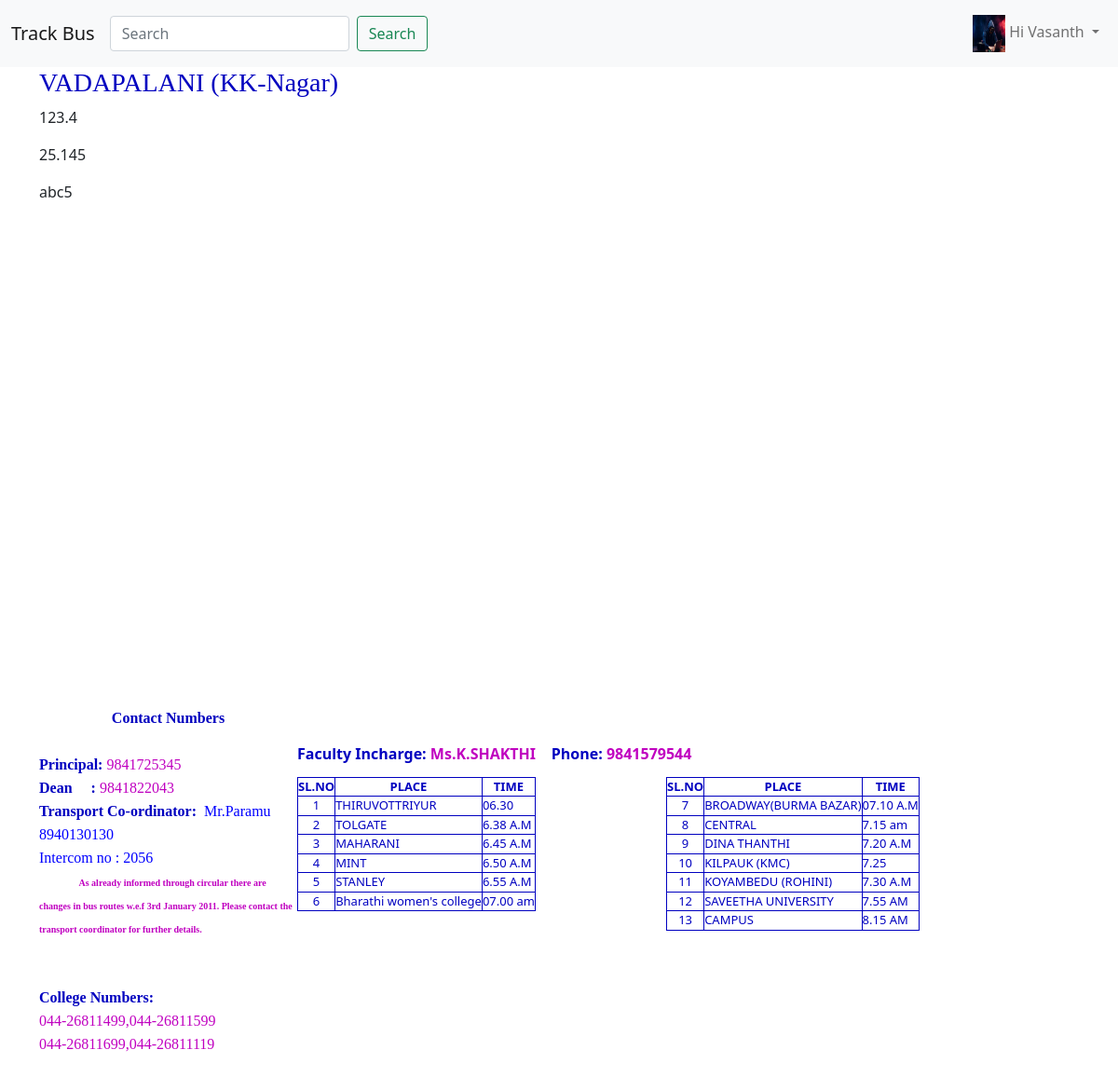
The page /blog/busdetail/KK-Nagar (signed in) on the database its author committed.
### bus/models.py (models this page shows)
class user_profile(models.Model):
	user = models.OneToOneField(User,on_delete=models.CASCADE)
	dob = models.DateField(null=True,blank=True)
	photo = models.ImageField(null=True,blank=True)

class bus(models.Model):
	title = models.CharField(max_length=100)
	description = models.TextField()
	slug = models.SlugField(unique=True)

class track(models.Model):
	lat = models.FloatField()
	lng = models.FloatField()
	uid = models.SlugField()

### bus/views.py (the view)
# urls.py: path('busdetail/<slug:slug_text>',bus_detail,name='busdetail'),
def bus_detail(request,slug_text):
	obj = bus.objects.get(slug=slug_text)
	context = {
	'obj':obj,
	'track':track.objects.get(id=1)
	}
	return render(request,'postdetail.html',context)

### template/postdetail.html (shortened to what this page needs)
{% extends "base.html" %}
{%  block content %}
<div class="col-sm-offset-3">
	<div class="container">
		<h3 style="color:#0000c0; font-family: Times New Roman;">{{obj.title}}</h3>
		<p>{{track.lat}}</p>
		<p>{{track.lng}}</p>
		<p>{{track.uid}}</p>
		{% include "geo.html" %}
<table border="0" cellpadding="0" cellspacing="0">
            <tbody><tr>
                <td rowspan="3">
                    <div id="m_infopane" class="transpanel" style="border-width:0px;height:445px;width:277px;">
                        <span id="m_about"><p style="TEXT-ALIGN: center; MARGIN: 0in 0in 0pt" class="MsoNormal" align="center">&nbsp;</p>
<p style="TEXT-ALIGN: center; MARGIN: 0in 0in 0pt" class="MsoNormal" align="center"><b><span style="COLOR: #0000c0"><font size="3"><font face="Times New Roman">Contact Numbers</font></font></span></b></p>
<p style="TEXT-ALIGN: center; MARGIN: 0in 0in 0pt" class="MsoNormal" align="center"></p>
<p style="MARGIN: 0in 0in 0pt" class="MsoNormal"><font size="3"><font face="Times New Roman"><b><span style="COLOR: #0000c0">Principal:</span></b> <span style="COLOR: #c000c0">9841725345</span></font></font></p>
<p style="MARGIN: 0in 0in 0pt" class="MsoNormal"><font size="3"><font face="Times New Roman"><b><span style="COLOR: #0000c0">Dean&nbsp;&nbsp;&nbsp;&nbsp;&nbsp;:</span></b>&nbsp;<span style="COLOR: #c000c0">9841822043</span></font></font></p>
<p style="MARGIN: 0in 0in 0pt" class="MsoNormal"><font size="3"><font face="Times New Roman"><b><span style="COLOR: #0000c0">Transport Co-ordinator:</span></b>&nbsp; <font color="#0000ff">Mr.Paramu 8940130130</font></font></font></p>
<p style="MARGIN: 0in 0in 0pt" class="MsoNormal"><font color="#0000ff" size="3" face="Times New Roman">Intercom no : 2056</font></p>
<p style="MARGIN: 0in 0in 0pt" class="MsoNormal"><font size="3"><font face="Times New Roman">&nbsp;&nbsp;&nbsp;&nbsp;&nbsp;&nbsp;&nbsp;&nbsp;&nbsp;<span style="COLOR: #c000c0">&nbsp;<strong><font size="1">&nbsp;As already informed through circular there are changes in bus routes w.e.f 3rd January 2011. Please contact the transport coordinator for further details.</font></strong></span></font></font></p>
<p style="MARGIN: 0in 0in 0pt" class="MsoNormal"><font size="3"><font face="Times New Roman"><span style="COLOR: #c000c0"><strong><font size="1"></font></strong>&nbsp;</span></font></font></p><p style="MARGIN: 0in 0in 0pt" class="MsoNormal"><font size="3"><font face="Times New Roman"><font size="1" face="Times New Roman"><span style="COLOR: #c000c0"><strong> </strong></span></font></font></font>
</p><p style="MARGIN: 0in 0in 0pt" class="MsoNormal"><font face="Times New Roman"></font><strong><font size="2"></font></strong></p>
<p style="MARGIN: 0in 0in 0pt" class="MsoNormal"><font size="3"><font face="Times New Roman"><b><span style="COLOR: #0000c0">College Numbers:</span></b> </font></font></p>
<p style="MARGIN: 0in 0in 0pt" class="MsoNormal"><font size="3"><font face="Times New Roman"><span style="COLOR: #c000c0">044-26811499,</span></font></font><font size="3"><font face="Times New Roman"><span style="COLOR: #c000c0">044-26811599</span></font></font></p>
<p style="MARGIN: 0in 0in 0pt" class="MsoNormal"><font size="3"><font face="Times New Roman"><span style="COLOR: #c000c0">044-26811699,</span></font></font><font size="3"><font face="Times New Roman"><span style="COLOR: #c000c0">044-26811119</span></font></font><font size="3"><font face="Times New Roman"><span style="COLOR: #c000c0">&nbsp;</span></font></font></p></span>
</div>
                </td>
                <td colspan="2" valign="middle">
                    <div id="m_titlepane" class="transpanel" style="border-width:0px;height:50px;width:792px;">
                        <table width="100%" style="height: 50px;">
                            <tbody><tr valign="middle">
                            </tr>
                        </tbody></table>
</div>
                </td>
            </tr>
         <tr>
                <td colspan="2" valign="middle">
                    <div id="m_bottompane" class="transpanel" style="border-width:0px;height:50px;width:792px;">
                        <table width="100%" style="height: 50px;">
                            <tbody><tr valign="middle">
                                <td valign="middle">
                        <span id="Label2" style="color:#0000C0;font-weight:bold;">Faculty Incharge:</span>
                        <span id="m_facultyname" style="color:#C000C0;font-weight:bold;">Ms.K.SHAKTHI  </span>
                        <span id="Label3" style="color:#0000C0;font-weight:bold;">Phone:</span>
                        <span id="m_facultyphone" style="color:#C000C0;font-weight:bold;">9841579544</span></td>
                            </tr>
                        </tbody></table>
</div>
                </td>
            </tr>
            <tr>
                <td style="height: 56px">
                    <div id="m_leftpane" class="transpanel" style="border-color:Transparent;border-width:0px;height:345px;width:396px;white-space:nowrap;">
                        <table id="m_contentsleft" cellspacing="0" cellpadding="1" rules="all" border="1" style="color:#0000C0;border-color:#0000C0;border-width:1px;border-style:Solid;font-size:Small;border-collapse:collapse;">
		<tbody><tr>
			<td align="center" style="border-color:#0000C0;border-width:1px;border-style:solid;font-weight:bold;"><span>SL.NO</span></td><td align="center" style="border-color:#0000C0;border-width:1px;border-style:solid;font-weight:bold;"><span>PLACE</span></td><td align="center" style="border-color:#0000C0;border-width:1px;border-style:solid;font-weight:bold;"><span>TIME</span></td>
		</tr><tr>
			<td align="center" style="border-color:#0000C0;border-width:1px;border-style:solid;"><span>1</span></td><td style="border-color:#0000C0;border-width:1px;border-style:solid;"><span title="THIRUVOTTRIYUR	">THIRUVOTTRIYUR	</span></td><td style="border-color:#0000C0;border-width:1px;border-style:solid;"><span>06.30</span></td>
		</tr><tr>
			<td align="center" style="border-color:#0000C0;border-width:1px;border-style:solid;"><span>2</span></td><td style="border-color:#0000C0;border-width:1px;border-style:solid;"><span title="TOLGATE	">TOLGATE	</span></td><td style="border-color:#0000C0;border-width:1px;border-style:solid;"><span>6.38 A.M</span></td>
		</tr><tr>
			<td align="center" style="border-color:#0000C0;border-width:1px;border-style:solid;"><span>3</span></td><td style="border-color:#0000C0;border-width:1px;border-style:solid;"><span title="MAHARANI	">MAHARANI	</span></td><td style="border-color:#0000C0;border-width:1px;border-style:solid;"><span>6.45 A.M</span></td>
		</tr><tr>
			<td align="center" style="border-color:#0000C0;border-width:1px;border-style:solid;"><span>4</span></td><td style="border-color:#0000C0;border-width:1px;border-style:solid;"><span title="MINT	">MINT	</span></td><td style="border-color:#0000C0;border-width:1px;border-style:solid;"><span>6.50 A.M</span></td>
		</tr><tr>
			<td align="center" style="border-color:#0000C0;border-width:1px;border-style:solid;"><span>5</span></td><td style="border-color:#0000C0;border-width:1px;border-style:solid;"><span title="STANLEY">STANLEY</span></td><td style="border-color:#0000C0;border-width:1px;border-style:solid;"><span>6.55 A.M</span></td>
		</tr><tr>
			<td align="center" style="border-color:#0000C0;border-width:1px;border-style:solid;"><span>6</span></td><td style="border-color:#0000C0;border-width:1px;border-style:solid;"><span title="Bharathi women's college">Bharathi women's college</span></td><td style="border-color:#0000C0;border-width:1px;border-style:solid;"><span>07.00 am</span></td>
		</tr>
	</tbody></table>
</div>
                </td>
                <td style="height: 56px">
                    <div id="m_rightpane" class="transpanel" style="border-color:Transparent;border-width:0px;height:345px;width:396px;">
                        <table id="m_contentsright" cellspacing="0" cellpadding="1" rules="all" border="1" style="color:#0000C0;border-color:#0000C0;border-width:1px;border-style:Solid;font-size:Small;border-collapse:collapse;">
		<tbody><tr>
			<td align="center" style="border-color:#0000C0;border-width:1px;border-style:Solid;font-weight:bold;"><span>SL.NO</span></td><td align="center" style="border-color:#0000C0;border-width:1px;border-style:solid;font-weight:bold;"><span>PLACE</span></td><td align="center" style="border-color:#0000C0;border-width:1px;border-style:solid;font-weight:bold;"><span>TIME</span></td>
		</tr><tr>
			<td align="center" style="border-color:#0000C0;border-width:1px;border-style:solid;"><span>7</span></td><td style="border-color:#0000C0;border-width:1px;border-style:solid;"><span title="BROADWAY(BURMA BAZAR)">BROADWAY(BURMA BAZAR)</span></td><td style="border-color:#0000C0;border-width:1px;border-style:solid;"><span>07.10 A.M</span></td>
		</tr><tr>
			<td align="center" style="border-color:#0000C0;border-width:1px;border-style:solid;"><span>8</span></td><td style="border-color:#0000C0;border-width:1px;border-style:solid;"><span title="CENTRAL">CENTRAL</span></td><td style="border-color:#0000C0;border-width:1px;border-style:solid;"><span>7.15 am</span></td>
		</tr><tr>
			<td align="center" style="border-color:#0000C0;border-width:1px;border-style:solid;"><span>9</span></td><td style="border-color:#0000C0;border-width:1px;border-style:solid;"><span title="DINA THANTHI">DINA THANTHI</span></td><td style="border-color:#0000C0;border-width:1px;border-style:solid;"><span>7.20 A.M</span></td>
		</tr><tr>
			<td align="center" style="border-color:#0000C0;border-width:1px;border-style:solid;"><span>10</span></td><td style="border-color:#0000C0;border-width:1px;border-style:solid;"><span title="KILPAUK (KMC)">KILPAUK (KMC)</span></td><td style="border-color:#0000C0;border-width:1px;border-style:solid;"><span>7.25</span></td>
		</tr><tr>
			<td align="center" style="border-color:#0000C0;border-width:1px;border-style:solid;"><span>11</span></td><td style="border-color:#0000C0;border-width:1px;border-style:solid;"><span title="KOYAMBEDU (ROHINI)">KOYAMBEDU (ROHINI)</span></td><td style="border-color:#0000C0;border-width:1px;border-style:solid;"><span>7.30 A.M</span></td>
		</tr><tr>
			<td align="center" style="border-color:#0000C0;border-width:1px;border-style:solid;"><span>12</span></td><td style="border-color:#0000C0;border-width:1px;border-style:solid;"><span title="SAVEETHA UNIVERSITY">SAVEETHA UNIVERSITY</span></td><td style="border-color:#0000C0;border-width:1px;border-style:solid;"><span>7.55 AM</span></td>
		</tr><tr>
			<td align="center" style="border-color:#0000C0;border-width:1px;border-style:solid;"><span>13</span></td><td style="border-color:#0000C0;border-width:1px;border-style:solid;"><span title="CAMPUS">CAMPUS</span></td><td style="border-color:#0000C0;border-width:1px;border-style:solid;"><span>8.15 AM</span></td>
		</tr>
	</tbody></table>
</div>
                </td>
            </tr>
        </tbody></table>
	</div>
</div>
{% endblock %}

### template/navbar.html (shortened to what this page needs)
<nav class="navbar navbar-expand-lg navbar-light bg-light">
  <div class="container-fluid">
    <a class="navbar-brand" href="{% url 'blog:buslist' %}">Track Bus</a>
    <div class="collapse navbar-collapse" id="navbarSupportedContent">
      <ul class="navbar-nav me-auto mb-2 mb-lg-0">
        <form class="d-flex" action="#">
        <input class="form-control me-2" type="search" placeholder="Search" aria-label="Search" name='q'>
        <button class="btn btn-outline-success" type="submit">Search</button>
      </form>
      </ul>
      <ul class="navbar-nav">
        {% if request.user.is_authenticated %}
          <li class="nav-item dropdown">
            <a class="nav-link dropdown-toggle" href="#" id="navbarDropdown" role="button" data-bs-toggle="dropdown" aria-expanded="false">
              {% if request.user.user_profile.photo %}
                <img src="{{request.user.user_profile.photo.url}}" class="nav-img">
              {% else %}
                  <img src="/media/download.png" class="nav-img">
              {% endif %}
              <span>Hi {{request.user.first_name|capfirst}}</span>
            </a>
          </li>
        {% endif %}
      </ul>
    </div>
  </div>
</nav>

### static/bus/style1.css (style rules this page uses)
img.nav-img { height: 40px; width: 35px; }

### template/base.html (style rules this page uses)
* { margin:0; padding: 0px; }

### rows shown on the page
bus: title "VADAPALANI (KK-Nagar)"
track: lat "123.4", lng "25.145", uid "abc5"

### other values the page prints
{{ request.user.first_name|capfirst }} "Vasanth"
